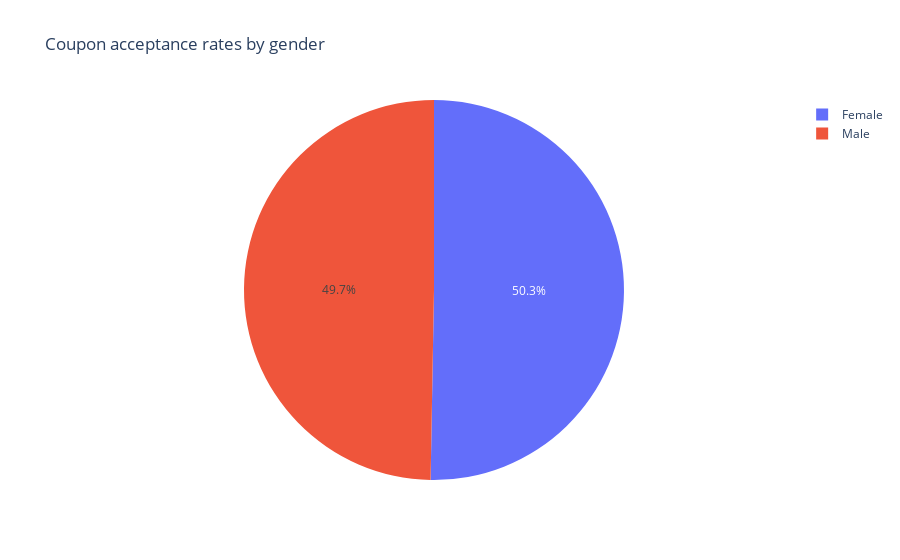

Notebook code for this chart:
### Code cell
# Pie chart to see the acceptance rate by gender for Carryout & Take away coupons
fig_pie_carry_gender = px.pie(data_carryaway, values="Y", names="gender",title="Coupon acceptance rates by gender")
fig_pie_carry_gender.show()

### Figure 1 — Plotly figure (JSON) as saved in the notebook; plotly's stock layout.template omitted (floating-point values rounded to 4 significant figures; data arrays with more than 128 entries replaced by an {"elided": "..."} marker saying what was removed)
{"data": [{"domain": {"x": [0, 1], "y": [0, 1]}, "hovertemplate": "gender=%{label}<br>Y=%{value}<extra></extra>", "labels": {"elided": "2393 str values"}, "legendgroup": "", "name": "", "showlegend": true, "type": "pie", "values": {"elided": "2393 int values"}}], "layout": {"autosize": true, "legend": {"tracegroupgap": 0}, "title": {"text": "Coupon acceptance rates by gender"}}}
